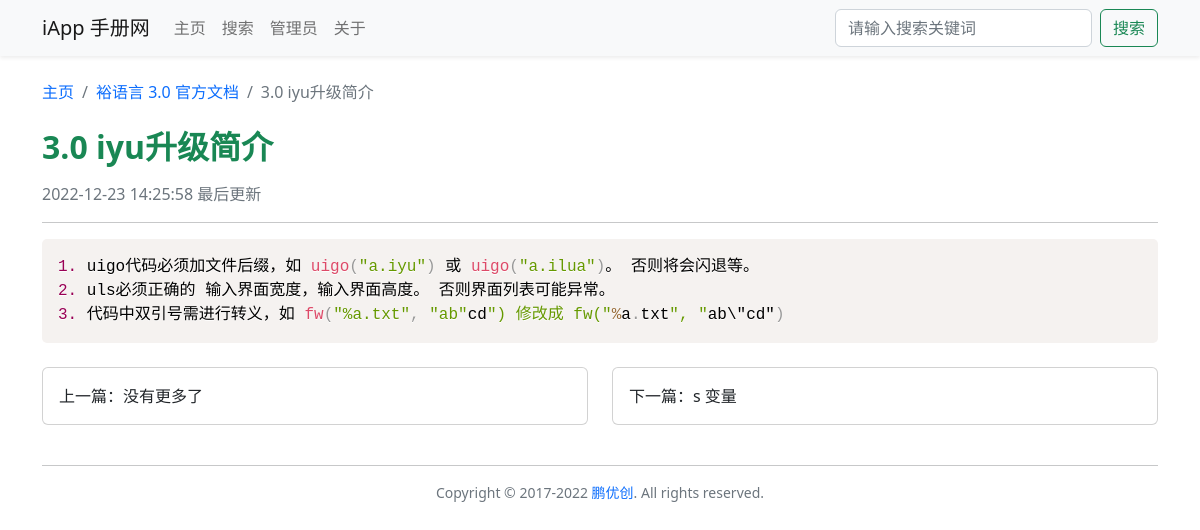
The page /article_14728.html on the database as committed earlier.
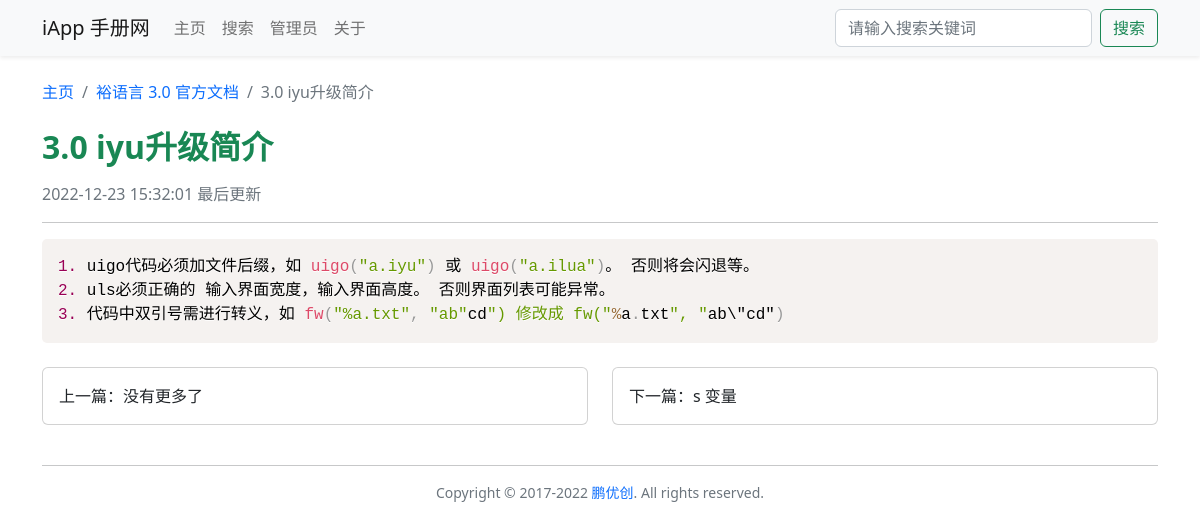
The same page on the database as committed later.
### tables this page shows
CREATE TABLE `iapp_doc_article` (
  `id` int NOT NULL AUTO_INCREMENT COMMENT '文章ID',
  `title` varchar(255) NOT NULL COMMENT '文章标题',
  `content` text NOT NULL COMMENT '文章内容',
  `update_time` datetime NOT NULL DEFAULT CURRENT_TIMESTAMP COMMENT '更新时间',
  `book_id` int DEFAULT NULL COMMENT '所属手册ID',
  PRIMARY KEY (`id`) USING BTREE,
  KEY `book_id` (`book_id`) USING BTREE,
  CONSTRAINT `iapp_doc_article_ibfk_1` FOREIGN KEY (`book_id`) REFERENCES `iapp_doc_book` (`id`) ON DELETE RESTRICT ON UPDATE RESTRICT
);

### include/public_fun.php (called while the page is built, shortened)
<?php
class Public_fun
{
    public int $book_id;
    public int $article_id;
    public function get_book_info()
    {
        $table = Config::$table['book'];
        $sql = "SELECT * FROM `$table` WHERE `id` = {$this->book_id};";
        $result = mysqli_query(Init::$conn, $sql);
        $data = mysqli_fetch_assoc($result);
    }
    public function get_article_id()
    {
        $article_id = $_GET['article_id'] ?? '';
        $this->article_id = $article_id;
    }
    public function if_has_login()
    {
        $password = $_COOKIE['password'] ?? '';
    }
    public function get_article_info()
    {
        $table = Config::$table['article'];
        $sql = "SELECT * FROM `$table` WHERE `id` = {$this->article_id};";
        $result = mysqli_query(Init::$conn, $sql);
        $article_info = mysqli_fetch_assoc($result);
        $this->article_info = $article_info;
        $this->book_id = $article_info['book_id'];
        $this->article_title = $article_info['title'];
    }
    public function get_book_url(int ...$book_id)
    {
        $book_id = $book_id ? $book_id[0] : $this->book_id;
        $book_url = 'book.php?book_id=' . $book_id;
        $book_url_static = 'book_' . $book_id . '.html';
        return Config::$url_static ? $book_url_static : $book_url;
    }
}

### include/Parsedown.php (called while the page is built, shortened)
<?php
class Parsedown
{
    function text($text)
    {
        $text = str_replace(array("\r\n", "\r"), "\n", $text);
        $text = trim($text, "\n");
        $lines = explode("\n", $text);
        $markup = $this->lines($lines);
        $markup = trim($markup, "\n");
        return $markup;
    }
    protected $safeMode;
    protected $BlockTypes = array(
        '#' => array('Header'),
        '*' => array('Rule', 'List'),
        '+' => array('List'),
        '-' => array('SetextHeader', 'Table', 'Rule', 'List'),
        '0' => array('List'),
        '1' => array('List'),
        '2' => array('List'),
        '3' => array('List'),
        '4' => array('List'),
        '5' => array('List'),
        '6' => array('List'),
        '7' => array('List'),
        '8' => array('List'),
        '9' => array('List'),
        ':' => array('Table'),
        '<' => array('Comment', 'Markup'),
        '=' => array('SetextHeader'),
        '>' => array('Quote'),
        '[' => array('Reference'),
        '_' => array('Rule'),
        '`' => array('FencedCode'),
        '|' => array('Table'),
        '~' => array('FencedCode'),
    );
    protected $unmarkedBlockTypes = array(
        'Code',
    );
    protected function lines(array $lines)
    {
        $CurrentBlock = null;
        foreach ($lines as $line)
        {
            $indent = 0;
            $text = $indent > 0 ? substr($line, $indent) : $line;
            $Line = array('body' => $line, 'indent' => $indent, 'text' => $text);
            if (isset($CurrentBlock['continuable']))
            {
                $Block = $this->{'block'.$CurrentBlock['type'].'Continue'}($Line, $CurrentBlock);
                if (isset($Block))
                {
                    $CurrentBlock = $Block;
                    continue;
                }
                else
                {
                    if ($this->isBlockCompletable($CurrentBlock['type']))
                    {
                        $CurrentBlock = $this->{'block'.$CurrentBlock['type'].'Complete'}($CurrentBlock);
                    }
                }
            }
            $marker = $text[0];
            $blockTypes = $this->unmarkedBlockTypes;
            if (isset($this->BlockTypes[$marker]))
            {
                foreach ($this->BlockTypes[$marker] as $blockType)
                {
                    $blockTypes []= $blockType;
                }
            }
            foreach ($blockTypes as $blockType)
            {
                $Block = $this->{'block'.$blockType}($Line, $CurrentBlock);
                if (isset($Block))
                {
                    $Block['type'] = $blockType;
                    if ( ! isset($Block['identified']))
                    {
                        $Blocks []= $CurrentBlock;
                        $Block['identified'] = true;
                    }
                    if ($this->isBlockContinuable($blockType))
                    {
                        $Block['continuable'] = true;
                    }
                    $CurrentBlock = $Block;
                    continue 2;
                }
            }
        }
        if (isset($CurrentBlock['continuable']) and $this->isBlockCompletable($CurrentBlock['type']))
        {
            $CurrentBlock = $this->{'block'.$CurrentBlock['type'].'Complete'}($CurrentBlock);
        }
        $Blocks []= $CurrentBlock;
        unset($Blocks[0]);
        $markup = '';
        foreach ($Blocks as $Block)
        {
            $markup .= "\n";
            $markup .= isset($Block['markup']) ? $Block['markup'] : $this->element($Block['element']);
        }
        $markup .= "\n";
        return $markup;
    }
    protected function isBlockContinuable($Type)
    {
        return method_exists($this, 'block'.$Type.'Continue');
    }
    protected function isBlockCompletable($Type)
    {
        return method_exists($this, 'block'.$Type.'Complete');
    }
    protected function blockFencedCode($Line)
    {
        if (preg_match('/^['.$Line['text'][0].']{3,}[ ]*([^`]+)?[ ]*$/', $Line['text'], $matches))
        {
            $Element = array(
                'name' => 'code',
                'text' => '',
            );
            if (isset($matches[1]))
            {
                $language = substr($matches[1], 0, strcspn($matches[1], " \t\n\f\r"));
                $class = 'language-'.$language;
                $Element['attributes'] = array(
                    'class' => $class,
                );
            }
            $Block = array(
                'char' => $Line['text'][0],
                'element' => array(
                    'name' => 'pre',
                    'handler' => 'element',
                    'text' => $Element,
                ),
            );
            return $Block;
        }
    }
    protected function blockFencedCodeContinue($Line, $Block)
    {
        if (preg_match('/^'.$Block['char'].'{3,}[ ]*$/', $Line['text']))
        {
            $Block['element']['text']['text'] = substr($Block['element']['text']['text'], 1);
            $Block['complete'] = true;
            return $Block;
        }
        $Block['element']['text']['text'] .= "\n".$Line['body'];
        return $Block;
    }
    protected function blockFencedCodeComplete($Block)
    {
        $text = $Block['element']['text']['text'];
        $Block['element']['text']['text'] = $text;
        return $Block;
    }
    protected function element(array $Element)
    {
        $markup = '<'.$Element['name'];
        if (isset($Element['attributes']))
        {
            foreach ($Element['attributes'] as $name => $value)
            {
                $markup .= ' '.$name.'="'.self::escape($value).'"';
            }
        }
        $permitRawHtml = false;
        if (isset($Element['text']))
        {
            $text = $Element['text'];
        }
        elseif (isset($Element['rawHtml']))
        {
            $text = $Element['rawHtml'];
            $allowRawHtmlInSafeMode = isset($Element['allowRawHtmlInSafeMode']) && $Element['allowRawHtmlInSafeMode'];
            $permitRawHtml = !$this->safeMode || $allowRawHtmlInSafeMode;
        }
        if (isset($text))
        {
            $markup .= '>';
            if (!isset($Element['nonNestables']))
            {
                $Element['nonNestables'] = array();
            }
            if (isset($Element['handler']))
            {
                $markup .= $this->{$Element['handler']}($text, $Element['nonNestables']);
            }
            elseif (!$permitRawHtml)
            {
                $markup .= self::escape($text, true);
            }
            else
            {
                $markup .= $text;
            }
            $markup .= '</'.$Element['name'].'>';
        }
        else
        {
            $markup .= ' />';
        }
        return $markup;
    }
    protected static function escape($text, $allowQuotes = false)
    {
        return htmlspecialchars($text, $allowQuotes ? ENT_NOQUOTES : ENT_QUOTES, 'UTF-8');
    }
}

### article.php (the view, shortened to what the changed rows need)
<?php
require('./include/config.php');
require('./include/init.php');
require('./include/public_fun.php');
require('./include/Parsedown.php');
class Article extends Public_fun
{
    public function __construct()
    {
        $this->get_article_info();
        $this->last_article = $this->get_last_next_article(true);
        $this->next_article = $this->get_last_next_article(false);
        $this->get_book_info();
    }
    public function get_last_next_article(bool $is_last)
    {
        $table = Config::$table['article'];
        $s = $is_last ? '<' : '>';
        $order = $is_last ? 'ORDER BY `id` DESC' : '';
        $sql = "SELECT * FROM `$table` WHERE `id` $s {$this->article_id} AND `book_id` = '{$this->book_id}' $order LIMIT 1;";
        $result = mysqli_query(Init::$conn, $sql);
        if (mysqli_num_rows($result) == 0) {
            return [];
        }
        $data = mysqli_fetch_assoc($result);
        return $data;
    }
}
$article = new Article();
?>
<!DOCTYPE html>
<html lang="zh-CN">
<head>
    <?php require('./include/head.php') ?>
    <link rel="stylesheet" href="css/prism-default.css">
    <link rel="stylesheet" href="css/article.css">
</head>
<body>
    <div class="container">
        <nav class="mb-4">
            <ol class="breadcrumb">
                <li class="breadcrumb-item"><a href="./">主页</a></li>
                <li class="breadcrumb-item">
                    <a href="<?php echo $article->get_book_url() ?>">
                    </a>
                </li>
                <li class="breadcrumb-item active"><?php echo strip_tags($article->article_title) ?></li>
            </ol>
        </nav>
        <div class="h2 mb-3 fw-bold text-success"><?php echo $article->article_title ?></div>
        <div class="text-muted"><?php echo $article->article_info['update_time'] ?> 最后更新</div>
        <hr>
        <div id="content" class="mb-4">
            <?php
            $Parsedown = new Parsedown();
            echo $Parsedown->text($article->article_info['content']);
            ?>
        </div>
        <div class="row">
            <div class="col-md-6">
            </div>
            <div class="col-md-6">
            </div>
        </div>
    </div>
</body>
</html>

Rows that differ between the two databases and show on the page:
changed iapp_doc_article "3.0 iyu升级简介": update_time "2022-12-23 14:25:58" → "2022-12-23 15:32:01"
